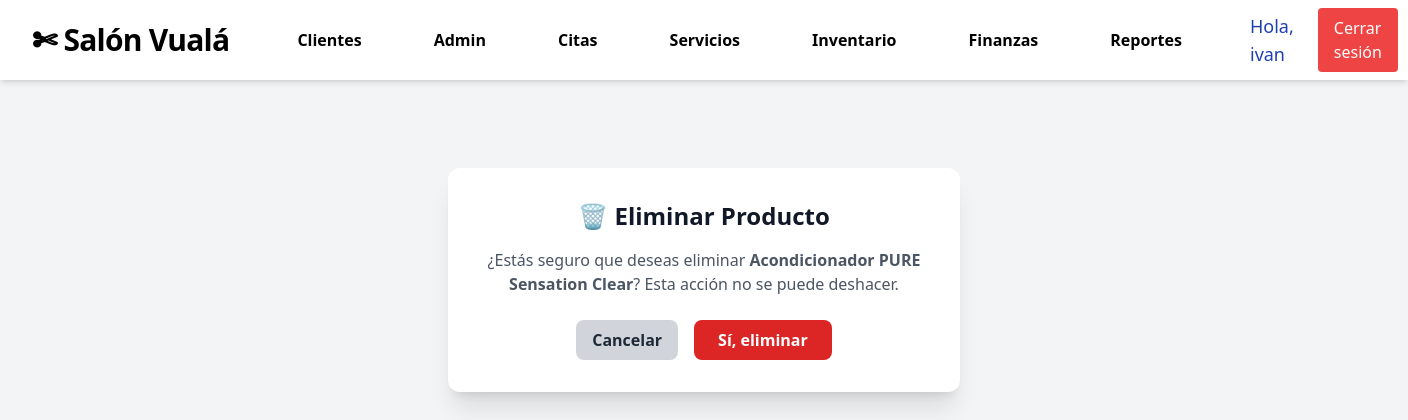
The page /inventario/eliminar/1/ (signed in) on the database its author committed.
### usuarios/models.py (models this page shows, shortened)
class Usuarios(AbstractUser):
    rut = models.CharField(
        max_length=10,
        validators=[validar_formato_rut, validar_dv_rut],
        help_text="Ingrese un RUT sin puntos. Ej: 12345678-9",
        unique=True,
    )
    telefono = models.CharField(max_length=13, blank=True, null=True)
    tipo_usuario = models.CharField(
        max_length=50,
        choices=[
            ('admin', 'Administrador'),
            ('cliente', 'Cliente'),
            ('trabajador', 'Trabajador'),
        ],
        default='cliente'
    )
    is_verified = models.BooleanField(default=False)

### inventario/models.py (models this page shows, shortened)
class Producto(models.Model):
    TIPO_CHOICES = [
        ("venta", "Venta al Cliente"),
        ("insumo", "Consumo Interno"),
    ]
    CATEGORIA_CHOICES = [
        ("shampoo", "Shampoo"),
        ("acondicionador", "Acondicionador"),
        ("mascarilla", "Mascarilla / Máscara"),
        ("aceite", "Aceite / Aceite"),
        ("otros", "Otros"),
    ]
    nombre = models.CharField(max_length=100)
    descripcion = models.TextField(blank=True)
    tipo = models.CharField(max_length=10, choices=TIPO_CHOICES, default="venta")
    categoria = models.CharField(
        max_length=20,
        choices=CATEGORIA_CHOICES,
        default="otros"
    )
    precio = models.PositiveIntegerField(default=0)
    stock = models.PositiveIntegerField(default=0)
    stock_minimo = models.PositiveIntegerField(default=5)
    codigo_barra = models.CharField(max_length=50, unique=True)
    unidad = models.CharField(max_length=20, default="und")
    imagen = models.ImageField(upload_to="productos/", blank=True, null=True)

### inventario/views.py (the view)
# urls.py: path('eliminar/<int:id>/', views.eliminar_producto, name='eliminar_producto'),
def eliminar_producto(request, id):
    producto = Producto.objects.get(id=id)
    if request.method == "POST":
        producto.delete()
        return redirect('inventario')
    return render(request, 'inventario/eliminar_producto.html', {'producto': producto})

### inventario/templates/inventario/eliminar_producto.html (shortened to what this page needs)
{% extends "inicio/base_dashboard.html" %}
{% block content %}
<div class="max-w-lg mx-auto bg-white shadow-xl rounded-xl p-8 mt-16 text-center">
    <h1 class="text-2xl font-bold text-gray-900 mb-4">🗑️ Eliminar Producto</h1>
    <p class="text-gray-600 mb-6">
        ¿Estás seguro que deseas eliminar <strong>{{ producto.nombre }}</strong>?
        Esta acción no se puede deshacer.
    </p>
    <form method="POST">
        <div class="flex justify-center space-x-4">
            <a href="{% url 'inventario' %}"
               class="px-4 py-2 rounded-lg bg-gray-300 text-gray-800 font-semibold hover:bg-gray-400">
                Cancelar
            </a>
            <button class="px-6 py-2 rounded-lg bg-red-600 text-white font-bold hover:bg-red-700">
                Sí, eliminar
            </button>
        </div>
    </form>
</div>
{% endblock %}

### inicio/templates/inicio/navbar.html (shortened to what this page needs)
{% load static %}
<nav class="bg-white text-black shadow-md">
    <div class="max-w-screen-2xl mx-auto px-4 sm:px-6 lg:px-8">
        <div class="gsap-nav-wrapper flex justify-between h-20 items-center gap-12 opacity-0">
            <div class="flex-shrink-0 flex items-center">
                <div class="gsap-logo">
                    <a href="{% url 'dashboard' %}"
                        class="text-3xl font-bold tracking-tight hover:text-pink-400 transition-colors">
                        ✄ Salón Vualá
                    </a>
                </div>
            </div>
            <div class="hidden md:flex md:items-center space-x-10">
                <div class="flex items-center space-x-8">
                    {% if request.user.tipo_usuario == 'admin' %}
                    <div class="gsap-nav-item">
                        <a href="{% url 'pagina_inicio' %}"
                            class="hover:text-white hover:bg-black font-bold rounded-md px-5 py-3 transition-colors">Clientes</a>
                    </div>
                    <div class="gsap-nav-item">
                        <a href="{% url 'admin:index' %}"
                            class="hover:text-white hover:bg-black font-bold rounded-md px-5 py-3 transition-colors">Admin</a>
                    </div>
                    {% endif %}
                    <div class="gsap-nav-item">
                        <a href="{% url 'citas' %}"
                            class="hover:text-white hover:bg-black font-bold rounded-md px-5 py-3 transition-colors">Citas</a>
                    </div>
                    <div class="gsap-nav-item">
                        <a href="{% url 'lista_servicios' %}"
                            class="hover:text-white hover:bg-black font-bold rounded-md px-5 py-3 transition-colors">Servicios</a>
                    </div>
                    <div class="gsap-nav-item">
                        <a href="{% url 'inventario' %}"
                            class="hover:text-white hover:bg-black font-bold rounded-md px-5 py-3 transition-colors">Inventario</a>
                    </div>
                    <div class="gsap-nav-item">
                        <a href="{% url 'finanzas' %}"
                            class="hover:text-white hover:bg-black font-bold rounded-md px-5 py-3 transition-colors">Finanzas</a>
                    </div>
                    <div class="gsap-nav-item">
                        <a href="{% url 'reportes' %}"
                            class="hover:text-white hover:bg-black font-bold rounded-md px-5 py-3 transition-colors">Reportes</a>
                    </div>
                </div>
            </div>
            <div class="hidden md:flex md:items-center gsap-user-box">
                {% if request.user.is_authenticated %}
                <span class="mr-6 text-blue-800 font-medium text-lg">Hola, {{ request.user.first_name|default:request.user.username }}</span>
                <a href="{% url 'logout_usuario' %}"
                    class="bg-red-500 text-white px-4 py-2 rounded hover:bg-red-600 transition-colors">Cerrar sesión</a>
                {% else %}
                <a href=""
                    class="bg-black text-white font-bold px-4 py-2 rounded hover:bg-pink-400 transition-colors">Iniciar
                    sesión</a>
                {% endif %}
            </div>
        </div>
    </div>
</nav>

### rows shown on the page
Usuarios: user.first_name "ivan"
Producto: nombre "Acondicionador PURE Sensation Clear"
